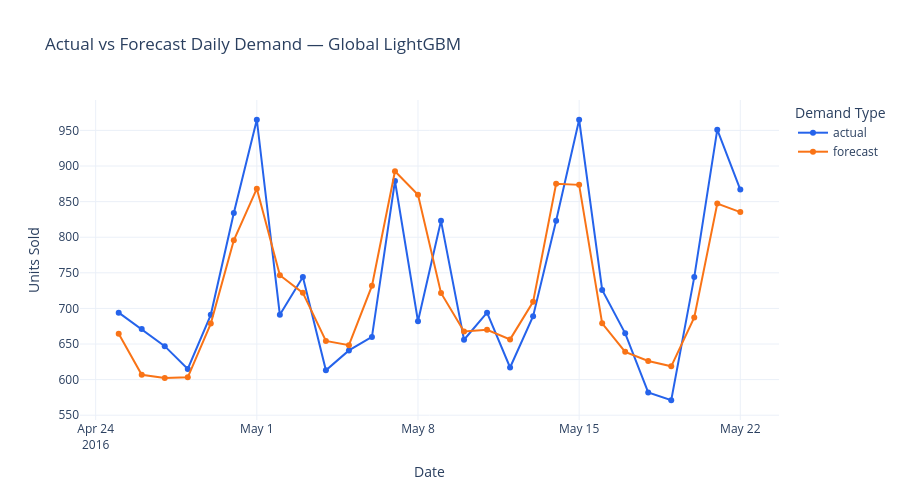

The notebook cell this image was saved under:
### Code cell
fig = px.line(
    daily_aggregate,
    x="date",
    y=["actual", "forecast"],
    markers=True,
    title="Actual vs Forecast Daily Demand — Global LightGBM",
    labels={
        "date": "Date",
        "value": "Daily Units Sold",
        "variable": "Demand"
    },
    color_discrete_sequence=["#2563EB", "#F97316"]
)

fig.update_layout(
    template="plotly_white",
    height=500,
    hovermode="x unified",
    legend_title="Demand Type",
    xaxis_title="Date",
    yaxis_title="Units Sold"
)

fig.show()
